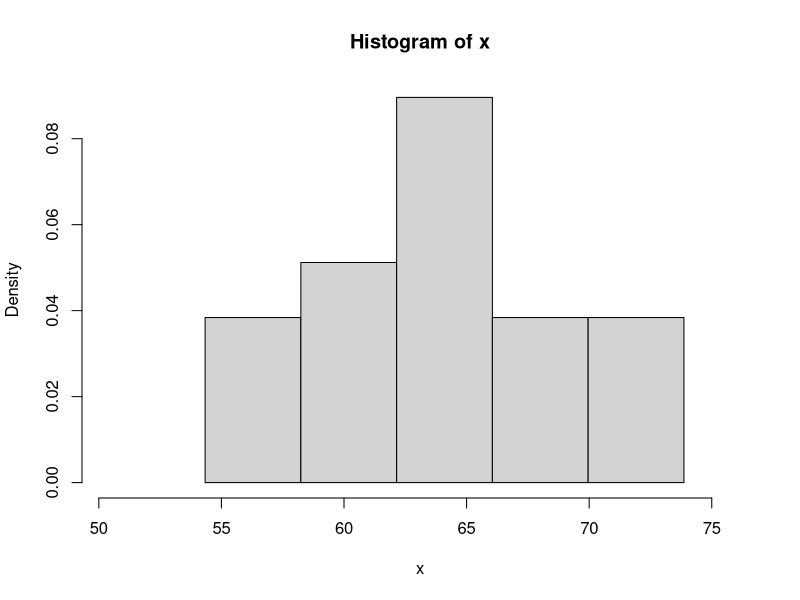
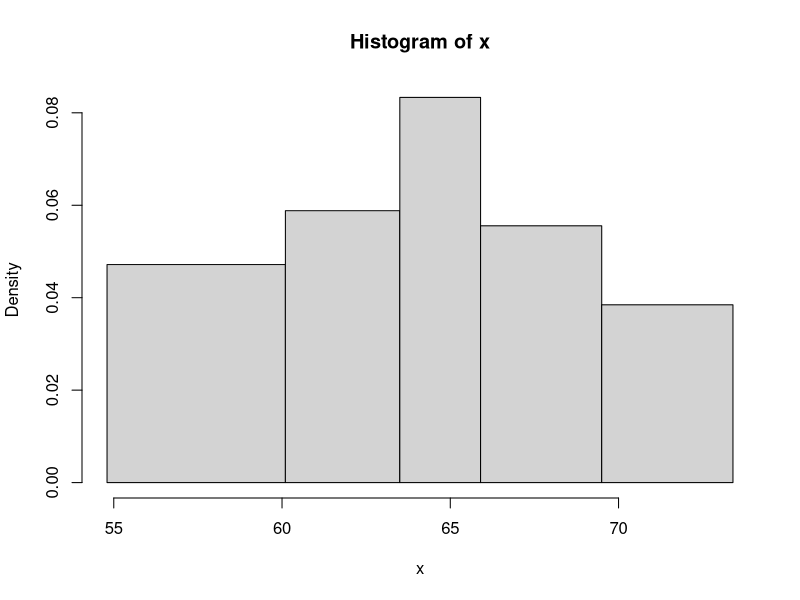

R code for these plots, in order:
#x=c(54.8,55.4,57.7,59.6,65.2,65.4,65.9,66.0,67.6,68.1,69.5,70.6,71.5,73.4)
x=c(54.8,55.4,57.7,59.6,60.1,61.2,62.0,63.1,63.5,64.2,65.2,65.4,65.9,66.0,67.6,68.1,69.5,70.6,71.5,73.4)
displayFixedWidth <- function(x) {
  k=sturge(x)
  a0=min(x)-0.025*(max(x)-min(x))
  ak=max(x)+0.025*(max(x)-min(x))
  h=(ak-a0)/k
  
  hist(x, prob=T, breaks=seq(a0,ak,h), xlim=c(a0-4,ak+2))
}

displayFixedEffec <- function(x) {
  k=sturge(x)
  h = length(x)/k
  i=1
  j=1
  res <- numeric(length = k+1)
  while(i<=length(x)) {
    res[j] = x[i]
    i = i+h
    j=j+1
  }
  res[k+1]=max(x)
  
  print(res)
  hist(x, prob=T, breaks=res)
}

sturge <- function(x) {
  return(floor(1 + log(length(x)) / log(2)))
}

displayFixedWidth(x)
displayFixedEffec(x)